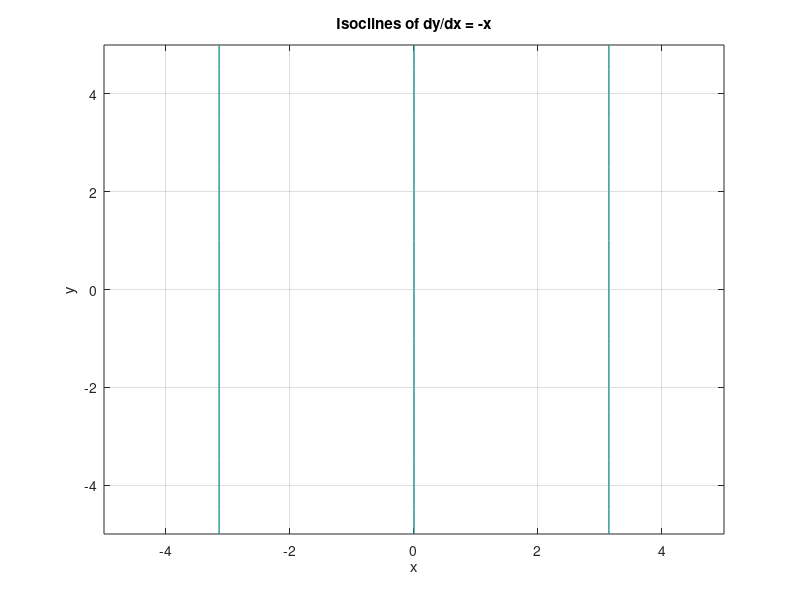

MATLAB code for this plot:
% Define the differential equation dy/dx = x + y
f = @(x, y) -sin(x);

% Create a grid of x and y values
[x, y] = meshgrid(-5:0.5:5, -5:0.5:5);

% Compute the slopes at each point on the grid
slope = f(x, y);

% Define levels for isoclines (constant slopes)
c_values = -5:1:5;

% Plot the isoclines using contour
figure;
contour(x, y, slope, c_values, 'LineWidth', 1);
xlabel('x');
ylabel('y');
title('Isoclines of dy/dx = -x');
grid on;